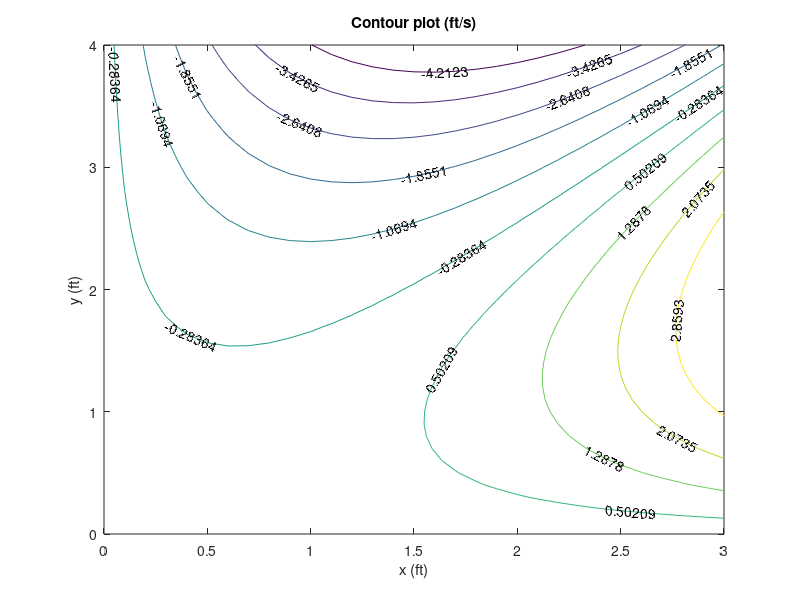

The MATLAB script that drew this image:
a = 0.45; % (ft s)^-1
b = 0.75; % (ft s)^-1

[xs,ys] = meshgrid(0:0.1:3, 0:0.1:4);

psi = @(x,y) a.*x.^2.*y - b/2.*x.*y.^2;

[C,h] = contour(xs,ys,psi(xs,ys));
clabel(C,h);
title('Contour plot (ft/s)');
xlabel('x (ft)');
ylabel('y (ft)');